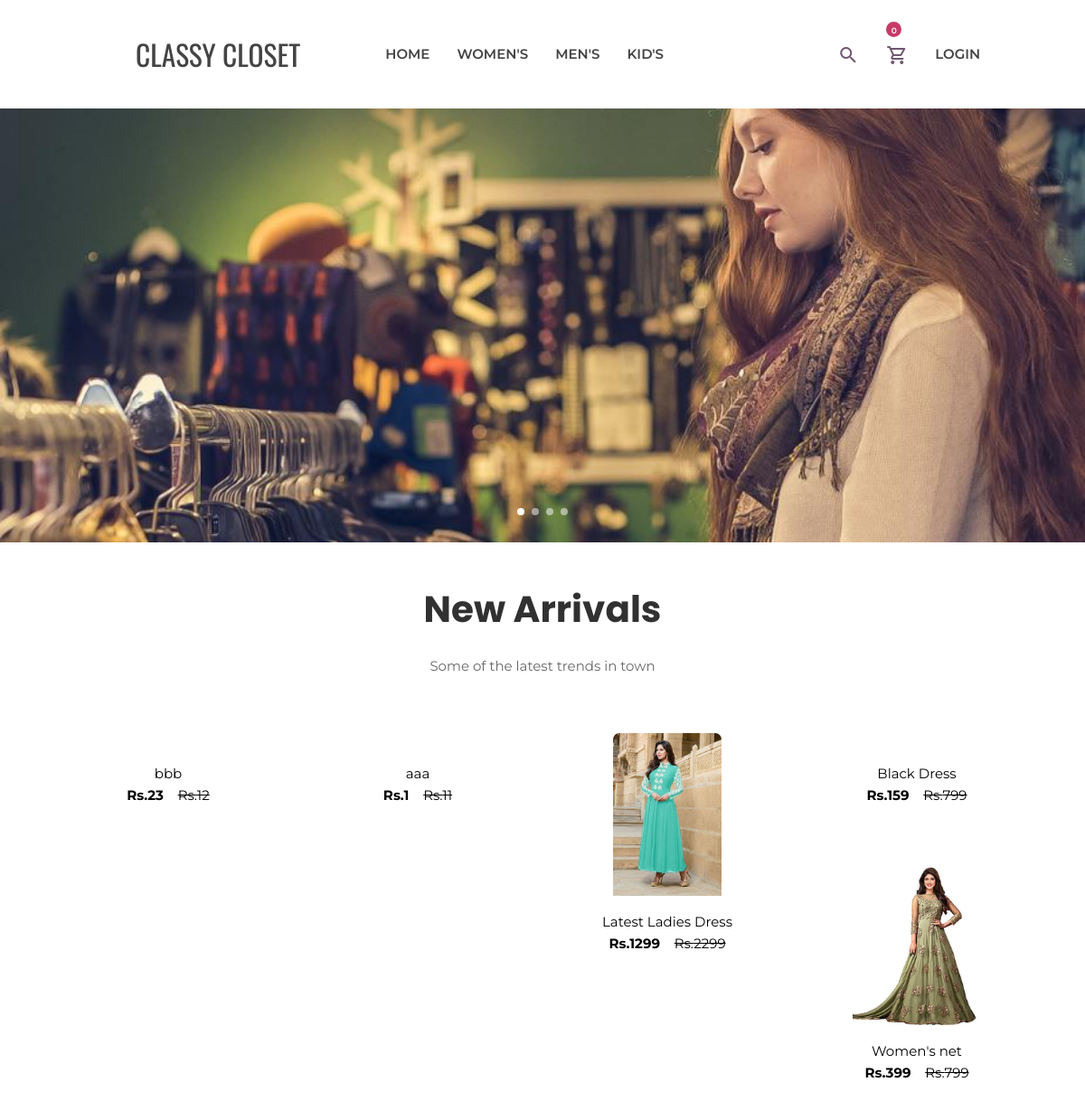
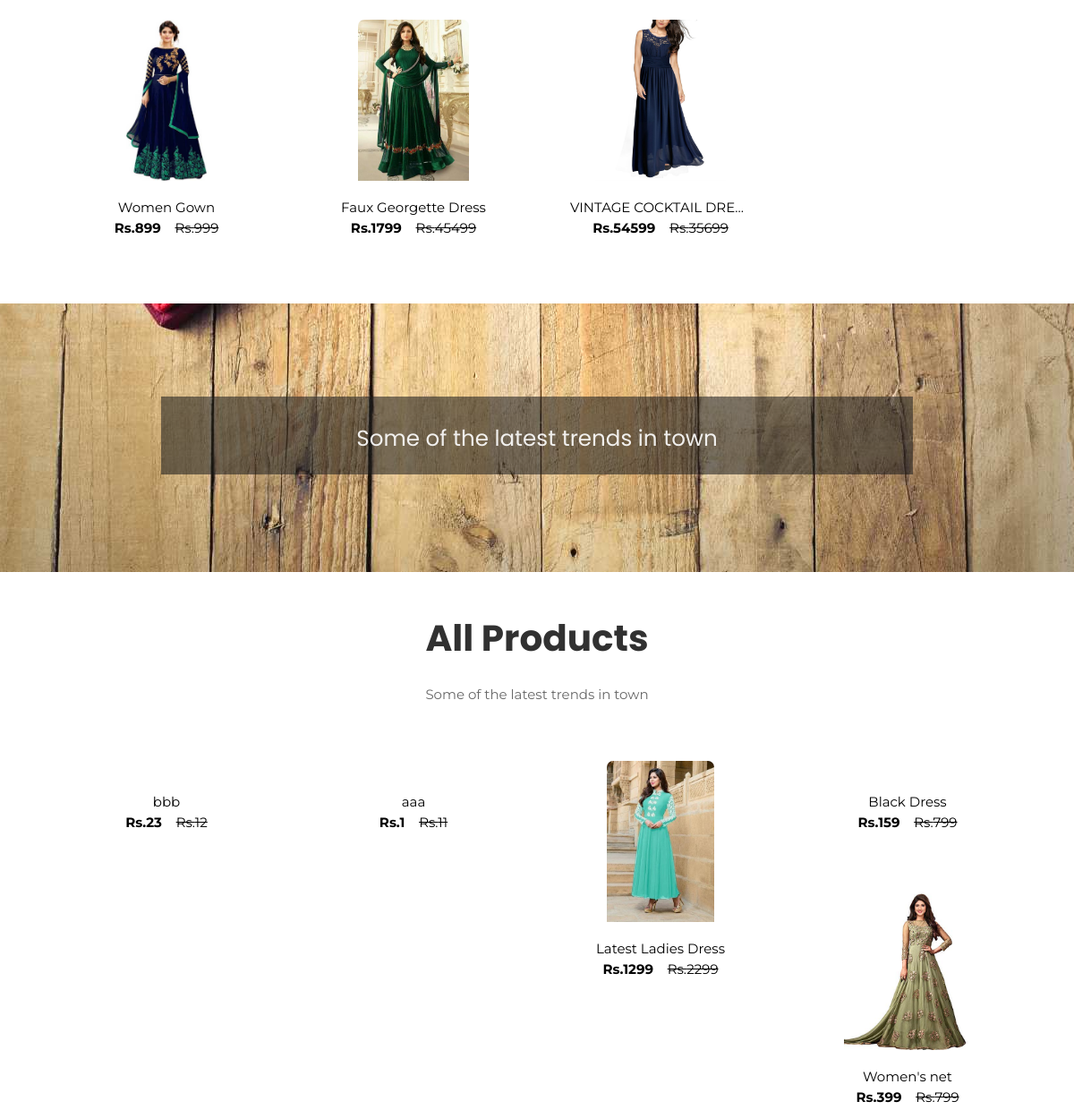
Before: / (upper part) with the older database file (2 pictures, top to bottom).
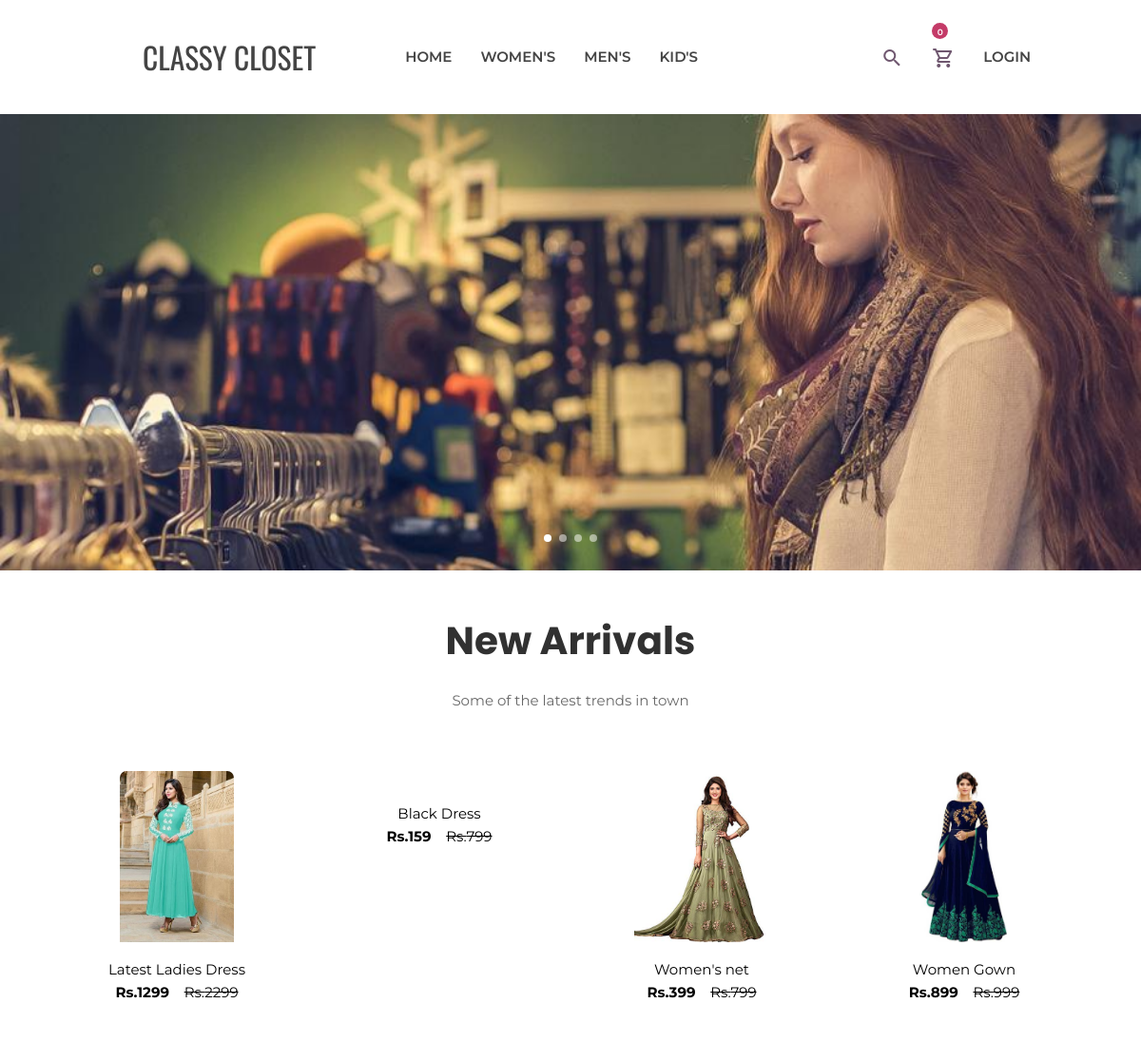
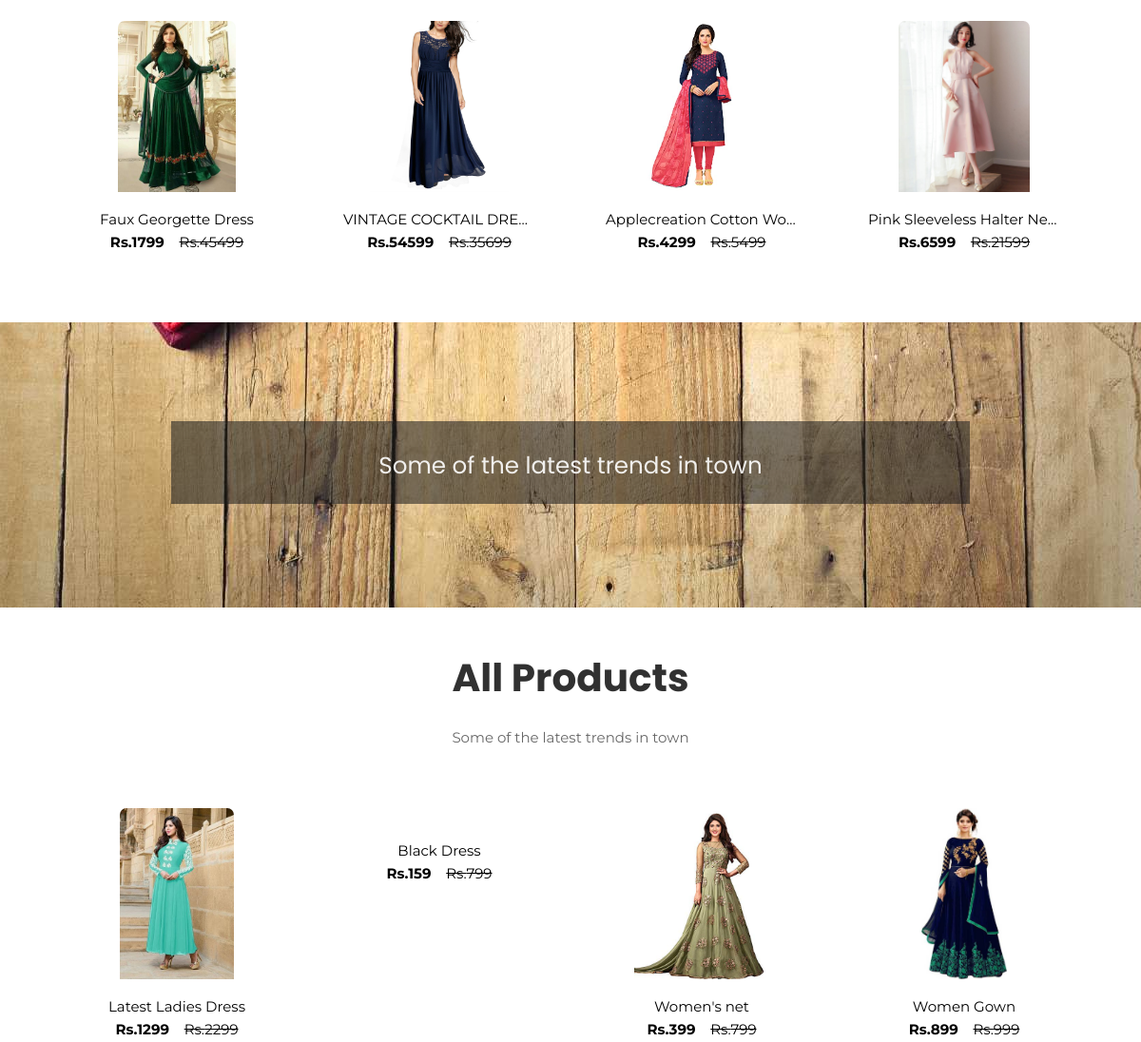
After: the same page with the newer database file (2 pictures, top to bottom).
### tables this page shows
CREATE TABLE `super_category` (
  `id` int(11) NOT NULL,
  `super_category` varchar(255) NOT NULL,
  `status` tinyint(4) NOT NULL
);

CREATE TABLE `product` (
  `id` int(11) NOT NULL,
  `categories_id` int(11) NOT NULL,
  `name` varchar(255) NOT NULL,
  `mrp` float NOT NULL,
  `price` float NOT NULL,
  `qty` int(11) NOT NULL,
  `image` varchar(255) NOT NULL,
  `brand` varchar(70) NOT NULL,
  `color` varchar(20) NOT NULL,
  `size` smallint(6) NOT NULL,
  `fabric` varchar(20) NOT NULL,
  `short_desc` varchar(2000) NOT NULL,
  `description` text NOT NULL,
  `meta_title` varchar(2000) NOT NULL,
  `meta_desc` varchar(2000) NOT NULL,
  `meta_keyword` varchar(2000) NOT NULL,
  `added_by` int(11) NOT NULL,
  `status` tinyint(4) NOT NULL
);

### includes/function.inc.php (called while the page is built, shortened)
<?php
function get_product($con, $limit = '', $cat_id = '', $product_id = '')
{
    $data = array();
    $sql = "SELECT product.*,categories.categories FROM product,categories WHERE product.status=1";
    $sql .= " AND product.categories_id=categories.id";
    $sql .= " ORDER BY product.id DESC";
    if ($limit != '') {
        $sql .= " LIMIT $limit";
    }
    $res = mysqli_query($con, $sql);
    while ($row = mysqli_fetch_assoc($res)) {
        $data[] = $row;
    }
    return $data;
}

### index.php (the view, shortened to what the changed rows need)
<?php require('includes/header.inc.php'); ?>
<div id="new_arrivals">
    <div class="title center">
        <h1>New Arrivals</h1>
    </div>
    <div class="">
        <div class="row product_container">
            <?php
            $get_product = get_product($con, '8', '', '');
            foreach ($get_product as $list) {
            ?>
                <div class="col s6 m4 l3 product_container_inner">
                    <div class="dress-card box_shadow center">
                        <a href="product.php?id=<?php echo $list['id'] ?>" class="black-text">
                            <div class="dress-card-head">
                                <img class="dress-card-img-top" src="<?php echo "media/product/" . $list['image'] ?>" alt="">
                            </div>
                            <div class="dress-card-body">
                                <h4 class="dress-card-title"> <?php echo $list['name'] ?></h4>
                                <p class="dress-card-para">
                                    <span class="dress-card-price ">Rs.<?php echo $list['price'] ?> &ensp;</span>
                                    <span class="dress-card-crossed ">Rs.<?php echo $list['mrp'] ?></span>
                                </p>
                            </div>
                        </a>
                    </div>
                </div>
            <?php
            }
            ?>
        </div>
    </div>
</div>
<div id="all_products">
    <div class="title center">
        <h1>All Products</h1>
    </div>
    <div class="row center product_container">
        <?php
        $get_product = get_product($con, '', '', '');
        foreach ($get_product as $list) {
        ?>
            <div class="col s6 m4 l3 product_container_inner">
                <div class="dress-card box_shadow center">
                    <a href="product.php?id=<?php echo $list['id'] ?>" class="black-text">
                        <div class="dress-card-head">
                            <img class="dress-card-img-top" src="<?php echo "media/product/" . $list['image'] ?>" alt="">
                        </div>
                        <div class="dress-card-body">
                            <h4 class="dress-card-title"> <?php echo $list['name'] ?></h4>
                            <p class="dress-card-para">
                                <span class="dress-card-price ">Rs.<?php echo $list['price'] ?> &ensp;</span>
                                <span class="dress-card-crossed ">Rs.<?php echo $list['mrp'] ?></span>
                            </p>
                        </div>
                    </a>
                </div>
            </div>
        <?php
        }
        ?>
    </div>
</div>
<?php require('includes/footer.inc.php'); ?>

### includes/header.inc.php (shortened to what the changed rows need)
<?php
require('connection.inc.php');
require('function.inc.php');
?>
<!DOCTYPE html>
<html lang="en">
<head>
    <link rel="stylesheet" href="https://cdnjs.cloudflare.com/ajax/libs/font-awesome/4.7.0/css/font-awesome.min.css">
    <link href="css/materialize.css" type="text/css" rel="stylesheet" media="screen,projection" />
    <link href="css/style.css" type="text/css" rel="stylesheet" media="screen,projection" />
    <link href="css/jquery-ui.css" type="text/css" rel="stylesheet" media="screen,projection" />
</head>
<body class="">
    <nav id="nav" class="white z-depth-0" role="navigation">
        <div class="row">
            <div class="col s12 m5 offset-m1">
                <ul id="hover" class="hide-on-med-and-down nav-ul">
                    <?php
                    $res = mysqli_query($con, "SELECT * FROM super_category WHERE status=1");
                    while ($row = mysqli_fetch_assoc($res)) {
                    ?>
                        <li><a href="categories.php?id=<?php echo $row['id'] ?>"><?php echo $row['super_category'] ?></a>
                        </li>
                    <?php } ?>
                </ul>
            </div>
        </div>
    </nav>

Changed rows visible on the page:
removed product: name "bbb", price "23", mrp "12"
removed product: name "aaa", price "1", mrp "11"
now on one of the page's lists (row edited): product: name "Women Gown", price "899", mrp "999"
now on this page (row edited): product: image (picture), name "Applecreation Cotton Wo…", price "4299", mrp "5499", shown under "New Arrivals"
now on this page (row edited): product: image (picture), name "Pink Sleeveless Halter Ne…", price "6599", mrp "21599", shown under "New Arrivals"
